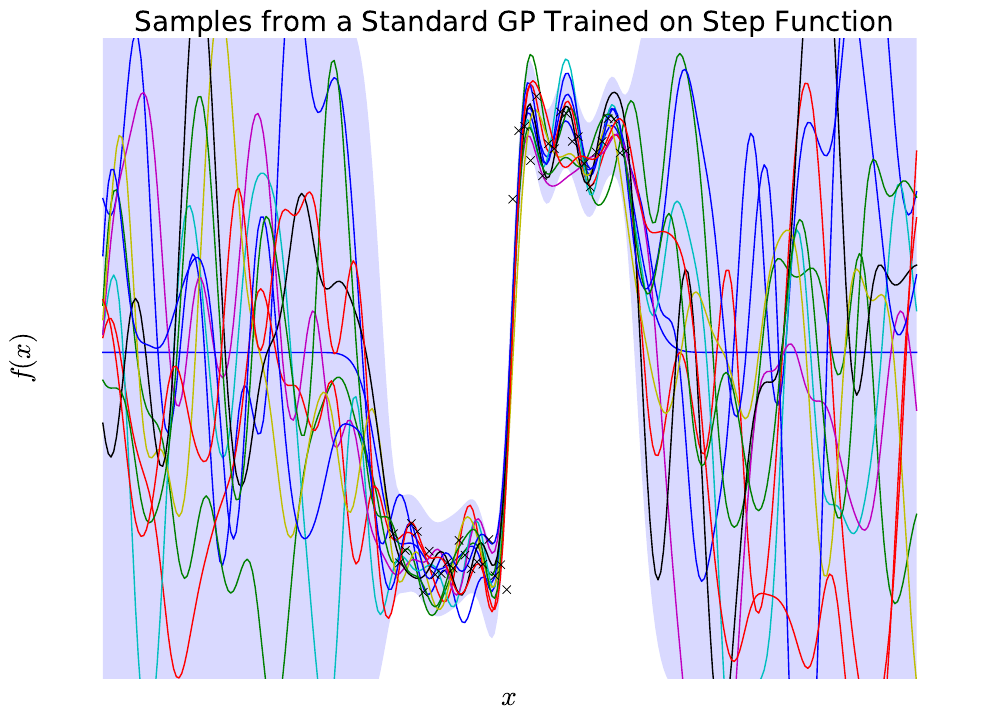

Source code (Python):
from __future__ import absolute_import
from __future__ import print_function
import matplotlib.pyplot as plt

import autograd.numpy as np
import autograd.numpy.random as npr
from autograd.numpy.linalg import solve
import autograd.scipy.stats.multivariate_normal as mvn
from autograd import value_and_grad
from scipy.optimize import minimize

def build_step_function_dataset(D=1, n_data=40, noise_std=0.1):
    rs = npr.RandomState(0)
    inputs  = np.linspace(-2, 2, num=n_data)
    targets = np.sign(inputs) + rs.randn(n_data) * noise_std
    inputs  = inputs.reshape((len(inputs), D))
    return inputs, targets

def make_gp_funs(cov_func, num_cov_params):
    """Functions that perform Gaussian process regression.
       cov_func has signature (cov_params, x, x')"""

    def unpack_kernel_params(params):
        mean        = params[0]
        cov_params  = params[2:]
        noise_scale = np.exp(params[1]) + 0.001
        return mean, cov_params, noise_scale

    def predict(params, x, y, xstar):
        """Returns the predictive mean and covariance at locations xstar,
           of the latent function value f (without observation noise)."""
        mean, cov_params, noise_scale = unpack_kernel_params(params)
        cov_f_f = cov_func(cov_params, xstar, xstar)
        cov_y_f = cov_func(cov_params, x, xstar)
        cov_y_y = cov_func(cov_params, x, x) + noise_scale * np.eye(len(y))
        pred_mean = mean +   np.dot(solve(cov_y_y, cov_y_f).T, y - mean)
        pred_cov = cov_f_f - np.dot(solve(cov_y_y, cov_y_f).T, cov_y_f)
        return pred_mean, pred_cov 

    def log_marginal_likelihood(params, x, y):
        mean, cov_params, noise_scale = unpack_kernel_params(params)
        cov_y_y = cov_func(cov_params, x, x) + noise_scale * np.eye(len(y))
        prior_mean = mean * np.ones(len(y))
        return mvn.logpdf(y, prior_mean, cov_y_y)

    return num_cov_params + 2, predict, log_marginal_likelihood

# Define an example covariance function.
def rbf_covariance(kernel_params, x, xp):
    output_scale = np.exp(kernel_params[0])
    lengthscales = np.exp(kernel_params[1:])
    diffs = np.expand_dims(x /lengthscales, 1)\
          - np.expand_dims(xp/lengthscales, 0)
    return output_scale * np.exp(-0.5 * np.sum(diffs**2, axis=2))


def build_toy_dataset(D=1, n_data=20, noise_std=0.1):
    rs = npr.RandomState(0)
    inputs  = np.concatenate([np.linspace(0, 3, num=n_data/2),
                              np.linspace(6, 8, num=n_data/2)])
    targets = (np.cos(inputs) + rs.randn(n_data) * noise_std) / 2.0
    inputs = (inputs - 4.0) / 2.0
    inputs  = inputs.reshape((len(inputs), D))
    return inputs, targets


if __name__ == '__main__':

    D = 1

    # Build model and objective function.
    num_params, predict, log_marginal_likelihood = \
        make_gp_funs(rbf_covariance, num_cov_params=D + 1)

    #X, y = build_toy_dataset(D=D)
    X, y = build_step_function_dataset()
    #X,y = build_sigmoid_dataset()
    objective = lambda params: -log_marginal_likelihood(params, X, y)

    # Set up figure.
    fig = plt.figure(figsize=(12,8), facecolor='white')
    ax = fig.add_subplot(111, frameon=False)
    plt.show(block=False)

    def callback(params):
        print("Log likelihood {}".format(-objective(params)))
        plt.cla()

        # Show posterior marginals.
        plot_xs = np.reshape(np.linspace(-7, 7, 300), (300,1))
        pred_mean, pred_cov = predict(params, X, y, plot_xs)
        marg_std = np.sqrt(np.diag(pred_cov))
        ax.plot(plot_xs, pred_mean, 'b')
        ax.fill(np.concatenate([plot_xs, plot_xs[::-1]]),
                np.concatenate([pred_mean - 1.96 * marg_std,
                               (pred_mean + 1.96 * marg_std)[::-1]]),
                alpha=.15, fc='Blue', ec='None')

        # Show samples from posterior.
        rs = npr.RandomState(0)
        sampled_funcs = rs.multivariate_normal(pred_mean, pred_cov, size=10)
        ax.plot(plot_xs, sampled_funcs.T)

        ax.plot(X, y, 'kx')
        ax.set_ylim([-1.5, 1.5])
        ax.set_xticks([])
        ax.set_yticks([])
        plt.draw()
        plt.pause(1.0/60.0)

    # Initialize covariance parameters
    rs = npr.RandomState(0)
    init_params = 0.1 * rs.randn(num_params)

    print("Optimizing covariance parameters...")
    cov_params = minimize(value_and_grad(objective), init_params, jac=True,
                          method='CG', callback=callback)

    plt.cla()
    params = cov_params['x']
    print(np.exp(params))

    plot_xs = np.reshape(np.linspace(-7, 7, 300), (300,1))
    pred_mean, pred_cov = predict(params, X, y, plot_xs)
    marg_std = np.sqrt(np.diag(pred_cov))
    ax.plot(plot_xs, pred_mean, 'b')
    ax.fill(np.concatenate([plot_xs, plot_xs[::-1]]),
            np.concatenate([pred_mean - 1.96 * marg_std,
                           (pred_mean + 1.96 * marg_std)[::-1]]),
            alpha=.15, fc='Blue', ec='None')

    # Show samples from posterior.
    rs = npr.RandomState(0)
    sampled_funcs = rs.multivariate_normal(pred_mean, pred_cov, size=10)
    ax.plot(plot_xs, sampled_funcs.T)

    ax.plot(X, y, 'kx')
    ax.set_ylim([-1.5, 1.5])
    ax.set_xticks([])
    ax.set_yticks([])
    #plt.draw()
    #plt.pause(1.0/60.0)

    ax.set_title("Samples from a Standard GP Trained on Step Function", fontsize = 20)
    ax.set_xlabel(r'$x$',fontsize = 20)
    ax.set_ylabel(r'$f(x)$',fontsize = 20)
    plt.savefig('gaussian_process_picture.pdf', format='pdf', bbox_inches='tight',dpi=200)

    plt.pause(10.0)


